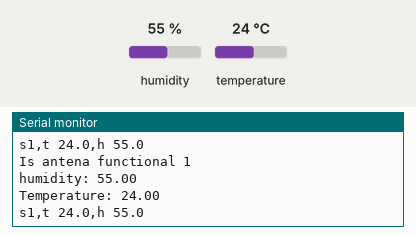
This sketch was run on a simulated Arduino Uno, built with avr-gcc and run on an emulated ATmega328P. On the bench: the last lines printed to the serial monitor. The inputs (shaded band) are chosen by the test bench; at power-on: humidity 55 %, temperature 24 °C. No radio packets arrive unless stated.

Above: at 2.8 s.
2.9 s: humidity set to 22 %
At 4.9 s:
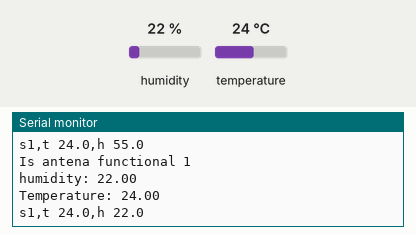
5.6 s: temperature set to 12 °C
At 6.9 s:
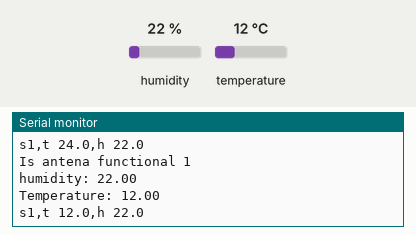
8.3 s: humidity set to 40 %
At 11.0 s:
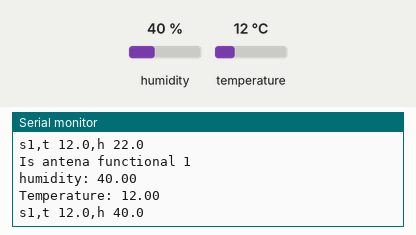
Timing chart, 0 to 12.5 s (numbered marks = the images above; inputs shaded):
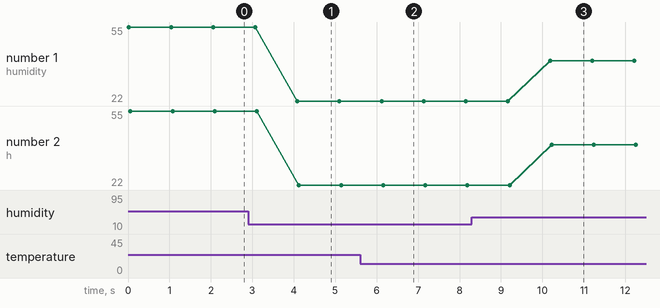

The sketch:

test_nRF24l01_transmitter_DHT22_data.ino
```cpp
/*
* Modified Version of:
* Arduino Wireless Communication Tutorial
*     Example 1 - Transmitter Code
*
* by Dejan Nedelkovski, www.HowToMechatronics.com
*/

#include <SPI.h>
#include <nRF24L01.h>
#include <RF24.h>
#include <DHT.h>

#define CE_PIN  10
#define CSN_PIN 9
#define DHT_PIN 8
#define DHT_TYPE DHT22

RF24 radio(CE_PIN, CSN_PIN);
DHT dht(DHT_PIN, DHT_TYPE);

const byte address[6] = "00001";
float hum;  //Stores humidity value
float temp; //Stores temperature value

void setup() {
  Serial.begin(9600);
  Serial.println("SimpleTx Starting");
  dht.begin();
  radio.begin();
  radio.openWritingPipe(address);
  radio.setPALevel(RF24_PA_MIN);
  radio.stopListening();
}

void loop() {
  hum = dht.readHumidity();
  temp= dht.readTemperature();
  Serial.print("humidity: ");
  Serial.println(hum);
  Serial.print("Temperature: ");
  Serial.println(temp);
  String hum_string =String(hum,1);
  String temp_string =String(temp,1);
  String texto = "s1,t " + temp_string +",h "+ hum_string ;
  char text[32];
  texto.toCharArray(text,32);
  Serial.println(text);
  radio.write(&text, sizeof(text));
  delay(1000);
  connected();
}
void connected(){
  bool connectedToAntena;
  connectedToAntena=radio.isChipConnected();
  Serial.print("Is antena functional ");
  Serial.println(connectedToAntena);
}
```

Measured:
- after the input at 2.9 s, the serial monitor: prints a new line after 1.2 s (image 1)
- after the input at 5.6 s, the serial monitor: prints a new line after 0.54 s (image 2)
- after the input at 8.3 s, the serial monitor: prints a new line after 1.9 s (image 3)
- plotted number 1: 55 → 22 after the input at 2.9 s, 22 → 40 after the input at 8.3 s
- plotted number 2: 55 → 22 after the input at 2.9 s, 22 → 40 after the input at 8.3 s
